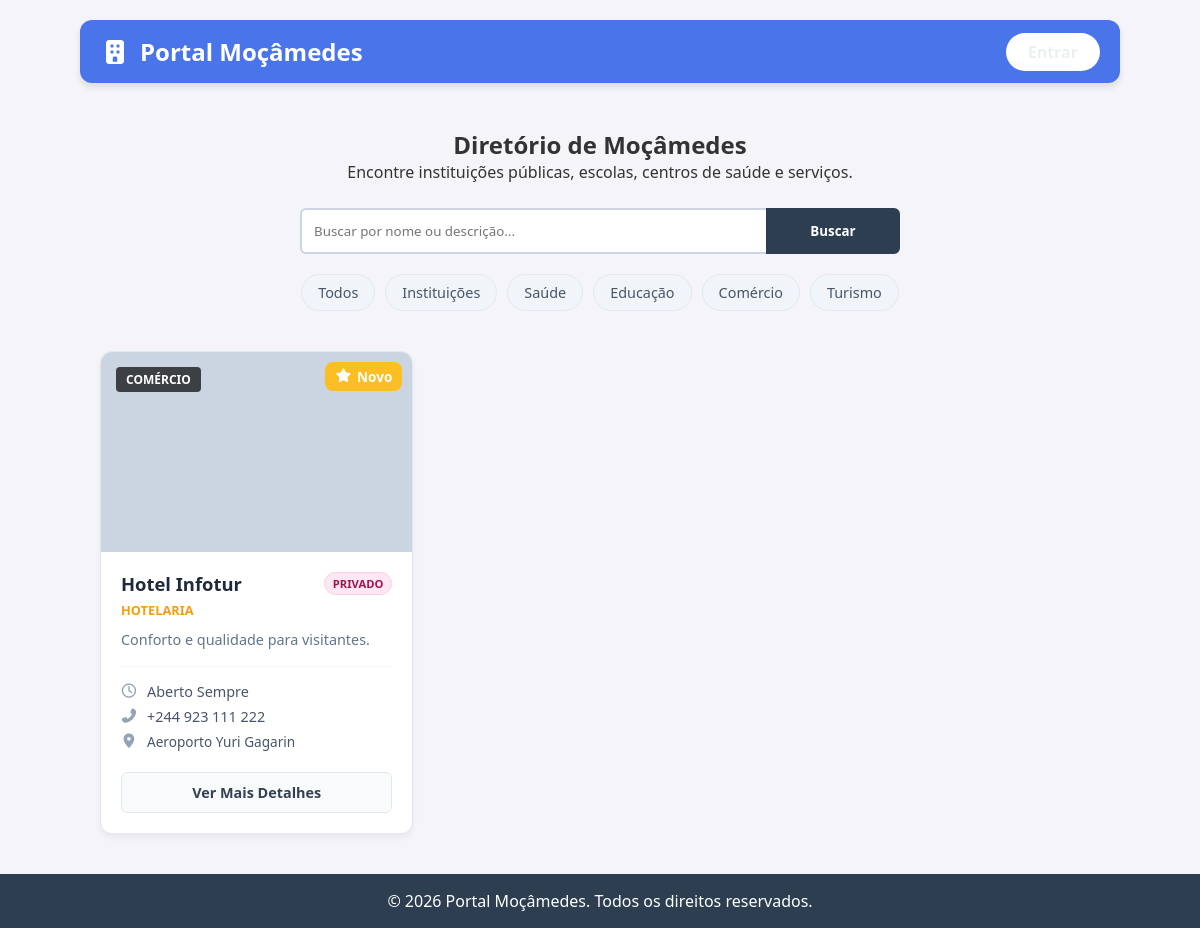
The app's page /diretorio?categoria=Comércio, older data.
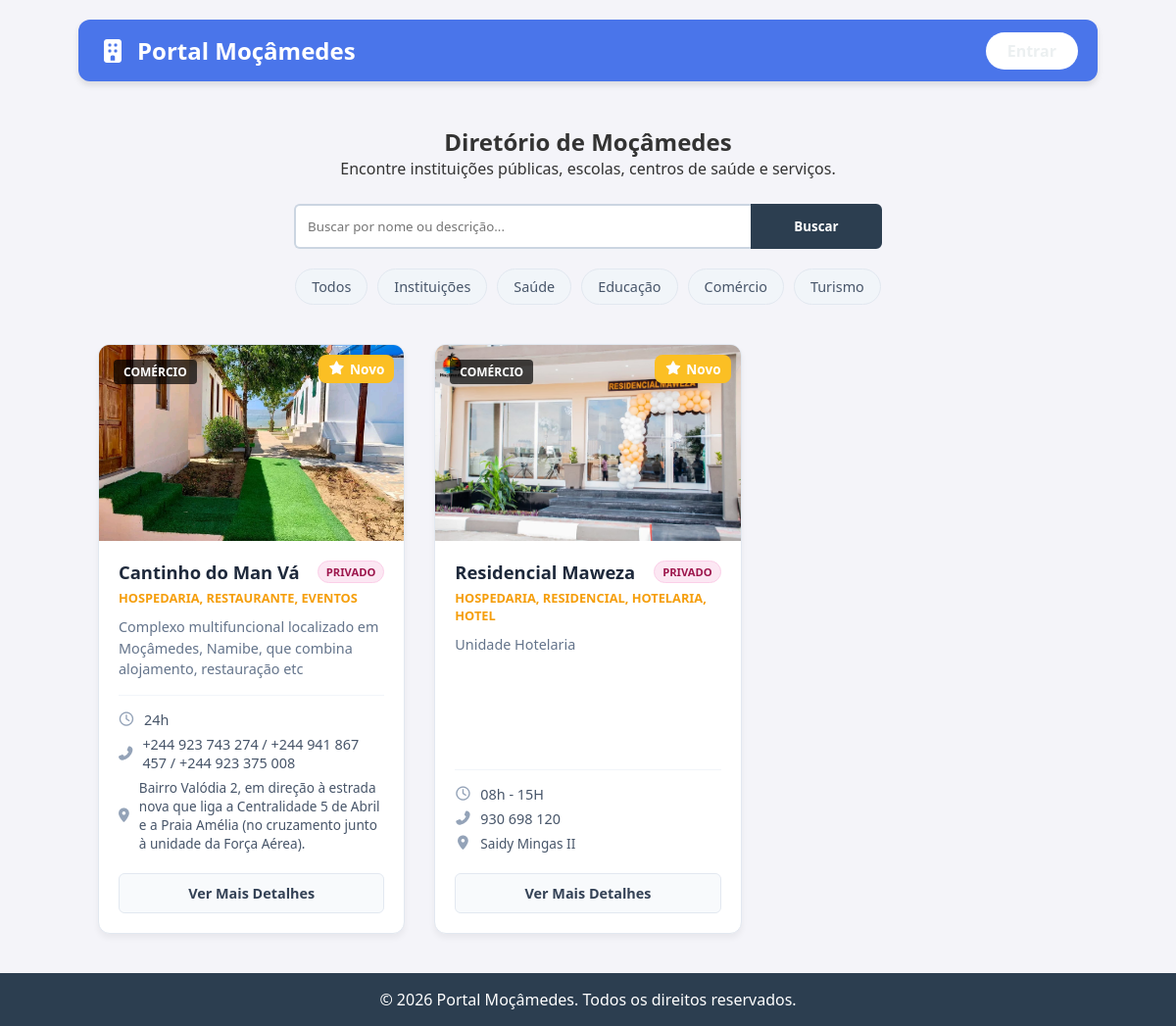
The same page, newer data.
### tables this page shows
CREATE TABLE diretorio (
    id INTEGER PRIMARY KEY AUTOINCREMENT,
    nome TEXT NOT NULL,
    categoria TEXT NOT NULL,    -- Ex: Saúde, Educação, Comércio
    subcategoria TEXT,          -- Ex: Farmácia, Hotel, Escola Primária
    tipo TEXT NOT NULL,         -- 'Publico' ou 'Privado'
    endereco TEXT,
    telefone TEXT,
    horario TEXT,               -- Ex: "08:00 - 18:00"
    descricao_curta TEXT,       -- Resumo para o card
    historia_completa TEXT,     -- Texto longo para a página de detalhes
    imagem_capa TEXT DEFAULT 'default_cover.jpg',
    media_avaliacao REAL DEFAULT 0, -- Média de estrelas (será calculado na Fase 3)
    autor_id INTEGER,           -- Quem cadastrou (geralmente admin)
    data_cadastro TIMESTAMP DEFAULT CURRENT_TIMESTAMP,
    FOREIGN KEY (autor_id) REFERENCES usuarios (id)
);

### app.py (the view)
@app.route('/diretorio')
def diretorio():
    conn = get_db_connection()
    categoria_filtro = request.args.get('categoria')
    busca = request.args.get('q')
    sql = '''
        SELECT diretorio.*,
               AVG(avaliacoes.nota) as media_estrelas,
               COUNT(avaliacoes.id) as total_avaliacoes
        FROM diretorio
        LEFT JOIN avaliacoes ON diretorio.id = avaliacoes.diretorio_id
        WHERE 1=1
    '''
    params = []
    if categoria_filtro:
        sql += ' AND diretorio.categoria = ?'
        params.append(categoria_filtro)
    if busca:
        sql += ' AND (diretorio.nome LIKE ? OR diretorio.descricao_curta LIKE ? OR diretorio.subcategoria LIKE ?)'
        termo = f'%{busca}%'
        params.extend([termo, termo, termo])
    sql += ' GROUP BY diretorio.id ORDER BY diretorio.nome'
    itens = conn.execute(sql, params).fetchall()
    conn.close()
    return render_template('diretorio.html', itens=itens)

### app.py (called while the page is built)
def get_db_connection():
    conn = sqlite3.connect('banco.db')
    conn.row_factory = sqlite3.Row
    return conn

### templates/diretorio.html
{% extends "base.html" %}
{% block content %}
<div class="directory-container">
    <div class="directory-header">
        <h2>Diretório de Moçâmedes</h2>
        <p>Encontre instituições públicas, escolas, centros de saúde e serviços.</p>
        <form action="/diretorio" method="GET" class="search-proporcional" style="max-width: 600px; margin: 20px auto;">
            <input type="text" name="q" placeholder="Buscar por nome ou descrição..." value="{{ request.args.get('q', '') }}">
            <button type="submit">Buscar</button>
        </form>
        <div class="filter-buttons">
            <a href="/diretorio" class="btn-filter">Todos</a>
            <a href="/diretorio?categoria=Instituições" class="btn-filter">Instituições</a>
            <a href="/diretorio?categoria=Saúde" class="btn-filter">Saúde</a>
            <a href="/diretorio?categoria=Educação" class="btn-filter">Educação</a>
            <a href="/diretorio?categoria=Comércio" class="btn-filter">Comércio</a>
            <a href="/diretorio?categoria=Turismo" class="btn-filter">Turismo</a>
        </div>
    </div>
    <div class="directory-grid">
        {% for item in itens %}
            <div class="directory-card">
                <div class="card-image" style="background-image: url('{{ url_for('static', filename='uploads/capas/' + item.imagem_capa) }}'); position: relative;">
                    <span class="category-badge {{ item.categoria }}">{{ item.categoria }}</span>
                    <div style="position: absolute; top: 10px; right: 10px; background: #fbbf24; color: white; padding: 5px 10px; border-radius: 8px; font-size: 0.85rem; font-weight: bold; display: flex; align-items: center; gap: 5px; backdrop-filter: blur(4px); z-index: 2;">
                        <i class="fas fa-star" style="color: #fefefe;"></i>
                        {% if item.media_estrelas %}
                            {{ "%.1f"|format(item.media_estrelas) }}
                            <span style="font-size: 0.75rem; font-weight: normal; color: #ffffff;">({{ item.total_avaliacoes }})</span>
                        {% else %}
                            Novo
                        {% endif %}
                    </div>
                </div>
                <div class="card-content">
                    <div class="card-header-row">
                        <h3 class="card-title">{{ item.nome }}</h3>
                        {% if item.tipo == 'Publico' %}
                            <span class="type-badge publico">Público</span>
                        {% elif item.tipo == 'Privado' %}
                            <span class="type-badge privado">Privado</span>
                        {% else %}
                            <span class="type-badge ong">ONG</span>
                        {% endif %}
                    </div>
                    {% if item.subcategoria %}
                        <p class="subcategoria">{{ item.subcategoria }}</p>
                    {% endif %}
                    <p class="description">{{ item.descricao_curta }}</p>
                    <div class="contact-info">
                        {% if item.horario %}
                        <div class="info-row">
                            <i class="far fa-clock"></i> <span>{{ item.horario }}</span>
                        </div>
                        {% endif %}
                        {% if item.telefone %}
                        <div class="info-row">
                            <i class="fas fa-phone-alt"></i> <span>{{ item.telefone }}</span>
                        </div>
                        {% endif %}
                        {% if item.endereco %}
                        <div class="info-row">
                            <i class="fas fa-map-marker-alt"></i> <span style="font-size: 0.85rem;">{{ item.endereco }}</span>
                        </div>
                        {% endif %}
                    </div>
                    <a href="{{ url_for('detalhes_local', id=item.id) }}" class="btn-details">Ver Mais Detalhes</a>
                </div>
            </div>
        {% else %}
            <div style="grid-column: 1 / -1; text-align: center; padding: 40px; background: #f8fafc; border-radius: 8px;">
                <h3>Nenhum local encontrado.</h3>
                <p>Tente mudar o filtro ou cadastre um novo local no painel.</p>
            </div>
        {% endfor %}
    </div>
</div>
{% endblock %}

### templates/base.html (shortened to what this page needs)
<!DOCTYPE html>
<html lang="pt-ao">
<head>
    <link rel="stylesheet" href="{{ url_for('static', filename='css/style.css') }}">
    <link rel="stylesheet" href="{{ url_for('static', filename='fontawesome/css/all.min.css') }}">
</head>
<body>
    <div class="container" style="max-width: 1200px; margin: 0 auto; padding: 20px;">
        <nav class="navbar" style="background-color: #4a75ea; color: rgb(255, 255, 255); padding: 15px 20px; display: flex; justify-content: space-between; align-items: center; width: 100%; box-sizing: border-box; border-radius: 12px; margin-bottom: 25px; box-shadow: 0 4px 6px rgba(0,0,0,0.1);">
            <a href="{{ url_for('home') }}" style="color: rgb(255, 255, 255); text-decoration: none; font-size: 1.5rem; font-weight: bold; display: flex; align-items: center; gap: 10px;">
                <i class="fas fa-building"></i> Portal Moçâmedes
            </a>
            <ul class="nav-links" style="display: flex; list-style: none; gap: 15px; align-items: center; margin: 0; padding: 0;">
                {% if session.get('user_id') %}
                    <li>
                        <a href="{{ url_for('logout') }}" class="btn-sair-proto">Sair</a>
                    </li>
                {% else %}
                    <li><a href="{{ url_for('login') }}" class="btn-entrar-proto">Entrar</a></li>
                {% endif %}
            </ul>
        </nav>
        {% block content %}{% endblock %}
    </div>
    <footer>
        <p>&copy; 2026 Portal Moçâmedes. Todos os direitos reservados.</p>
    </footer>
</body>
</html>

### static/css/style.css (style rules this page uses)
* { margin: 0; padding: 0; box-sizing: border-box; font-family: 'Segoe UI', Tahoma, Geneva, Verdana, sans-serif; }
body { background-color: #f4f4f9; color: #333; display: flex; flex-direction: column; min-height: 100vh; }
.navbar { width: 90%; max-width: 1200px; margin: 0 auto; display: flex; justify-content: space-between; align-items: center; }
.nav-links { list-style: none; display: flex; gap: 20px; }
.nav-links a { color: #ecf0f1; text-decoration: none; font-size: 1rem; transition: color 0.3s; }
.container { width: 90%; max-width: 1200px; margin: 2rem auto; flex: 1; }
footer { background-color: #2c3e50; color: white; text-align: center; padding: 1rem; margin-top: auto; }
input, button { padding: 10px; width: 100%; margin-top: 5px; }
.directory-container { max-width: 1200px; margin: 0 auto; padding: 20px; }
.directory-header { text-align: center; margin-bottom: 40px; }
.filter-buttons { margin-top: 20px; display: flex; justify-content: center; gap: 10px; flex-wrap: wrap; }
.btn-filter { text-decoration: none; padding: 8px 16px; background: #f1f5f9; color: #475569; border-radius: 20px; font-size: 0.9rem; transition: 0.3s; border: 1px solid #e2e8f0; }
.directory-grid { display: grid; grid-template-columns: repeat(auto-fill, minmax(300px, 1fr)); gap: 30px; }
.directory-card { background: white; border-radius: 12px; overflow: hidden; border: 1px solid #e2e8f0; box-shadow: 0 4px 6px rgba(0,0,0,0.05); transition: transform 0.2s; display: flex; flex-direction: column; }
.card-image { width: 100%; height: 200px; background-size: cover; background-position: center; position: relative; background-color: #cbd5e1; }
.category-badge { position: absolute; top: 15px; left: 15px; color: white; background: rgba(0,0,0,0.7); padding: 4px 10px; border-radius: 4px; font-size: 0.75rem; font-weight: bold; text-transform: uppercase; }
.type-badge { font-size: 0.7rem; text-transform: uppercase; padding: 3px 8px; border-radius: 12px; font-weight: bold; white-space: nowrap; }
.type-badge.privado { background: #fce7f3; color: #9d174d; border: 1px solid #fbcfe8; }
.card-content { padding: 20px; flex-grow: 1; display: flex; flex-direction: column; }
.card-header-row { display: flex; justify-content: space-between; align-items: flex-start; gap: 10px; margin-bottom: 5px; }
.card-title { font-size: 1.15rem; margin: 0; color: #1e293b; font-weight: 700; line-height: 1.3; }
.subcategoria { color: #f59e0b; font-size: 0.8rem; font-weight: bold; text-transform: uppercase; margin-bottom: 10px; }
.description { color: #64748b; font-size: 0.9rem; margin-bottom: 15px; line-height: 1.5; flex-grow: 1; }
.contact-info { border-top: 1px solid #f1f5f9; padding-top: 15px; margin-bottom: 15px; }
.info-row { display: flex; align-items: center; gap: 10px; margin-bottom: 6px; color: #475569; font-size: 0.9rem; }
.info-row i { color: #94a3b8; width: 16px; text-align: center; }
.btn-details { display: block; width: 100%; text-align: center; padding: 10px; background: #f8fafc; color: #334155; text-decoration: none; border-radius: 6px; font-weight: 600; font-size: 0.9rem; border: 1px solid #e2e8f0; transition: 0.2s; }
.search-proporcional { display: flex; gap: 0; }
.search-proporcional input { flex: 4; border-radius: 6px 0 0 6px; border-right: none; }
.search-proporcional button { flex: 1; border-radius: 0 6px 6px 0; }
.search-proporcional { display: flex; gap: 0; margin-bottom: 20px; }
.search-proporcional input { flex: 4; padding: 12px; border: 2px solid #cbd5e1; border-right: none; border-radius: 6px 0 0 6px; outline: none; }
.search-proporcional button { flex: 1; background: #2c3e50; color: white; border: 2px solid #2c3e50; border-radius: 0 6px 6px 0; cursor: pointer; font-weight: bold; }
body, html { margin: 0; padding: 0; font-family: 'Segoe UI', Roboto, Helvetica, Arial, sans-serif; }
.btn-entrar-proto { background-color: rgb(255, 255, 255); color: #1e3a8a; padding: 8px 22px; border-radius: 50px; text-decoration: none; font-weight: bold; font-size: 0.95rem; border: none; transition: background 0.2s, color 0.2s; }

Row changes from the older to the newer data that the page shows:
removed diretorio: categoria "COMÉRCIO", nome "Hotel Infotur", tipo "PRIVADO", subcategoria "HOTELARIA", descricao_curta "Conforto e qualidade para visitantes.", horario "Aberto Sempre", telefone "+244 923 111 222", endereco "Aeroporto Yuri Gagarin"
added diretorio: imagem_capa (picture), categoria "COMÉRCIO", nome "Cantinho do Man Vá", tipo "PRIVADO", subcategoria "HOSPEDARIA, RESTAURANTE, EVENTOS", descricao_curta "Complexo multifuncional localizado em Moçâmedes, Namibe, que combina alojamento, restauração etc", horario "24h", telefone "+244 923 743 274 / +244 941 867 457 / +244 923 375 008", endereco "Bairro Valódia 2, em direção à estrada nova que liga a Centralidade 5 de Abril e a Praia Amélia (no cruzamento junto à unidade da Força Aérea)."
added diretorio: imagem_capa (picture), categoria "COMÉRCIO", nome "Residencial Maweza", tipo "PRIVADO", subcategoria "HOSPEDARIA, RESIDENCIAL, HOTELARIA, HOTEL", descricao_curta "Unidade Hotelaria", horario "08h - 15H", telefone "930 698 120", endereco "Saidy Mingas II"
